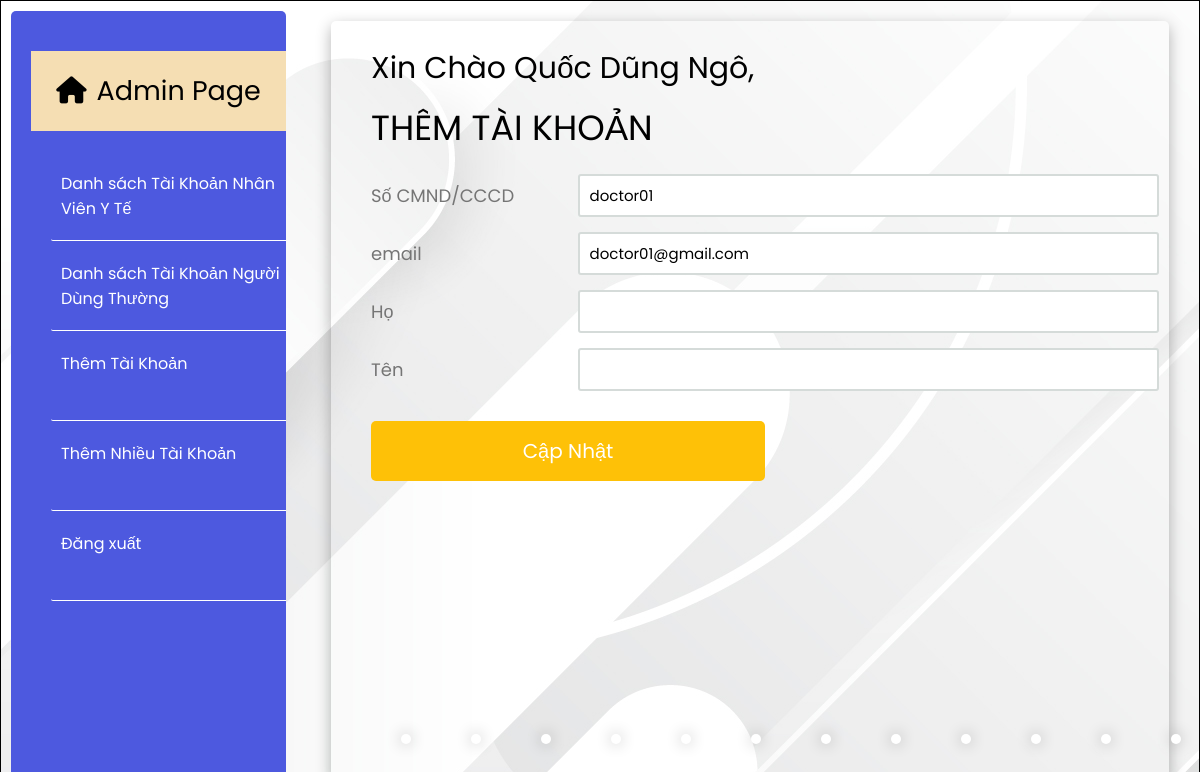
/sys_admin/update/2 (signed in), run on the app's committed database.
### authentication/models.py (models this page shows)
class User(AbstractUser):
    is_normal_user = models.BooleanField(default=True)
    is_MOH = models.BooleanField(default=False)

### system_admin/views.py (the view, shortened to what this page needs)
# urls.py: path('update/<id>', views.update, name="update"),
def update(request, id):
    if request.user.is_authenticated:
        user1 = {
            'user': User.objects.get(id=id)
        }
    else:
        messages.error(request, "Vui lòng đăng nhập để tiếp tục")
        return redirect('http://127.0.0.1:8000/sys_admin/login')
    return render(request, 'update_user.html', user1)

### system_admin/templates/update_user.html (shortened to what this page needs)
{% load static %}
<!DOCTYPE html>
<html>
<head>
    <link rel="stylesheet" href="https://cdnjs.cloudflare.com/ajax/libs/font-awesome/6.0.0-beta3/css/all.min.css"/>
    <link rel="stylesheet" href="{% static 'style.css' %}">
</head>
<body>
    <div class="navigation">
        <div class="wrapper">
            <div class="decoration">
                <p><i class="fas fa-home"></i>Admin Page</p>
             </div>
            <ul>
                <li class="list">
                    <a href="http://127.0.0.1:8000/sys_admin/list-moh/">
                        <span class="title">Danh sách Tài Khoản Nhân Viên Y Tế</span>
                    </a>
                </li>
                <li class="list">
                    <a href="http://127.0.0.1:8000/sys_admin/list-normal/">
                        <span class="title">Danh sách Tài Khoản Người Dùng Thường</span>
                    </a>
                </li>
                <li class="list">
                    <a href="http://127.0.0.1:8000/sys_admin/add/">
                        <span class="title">Thêm Tài Khoản</span>
                    </a>
                </li>
                <li class="list">
                    <a href="http://127.0.0.1:8000/sys_admin/upload/">
                        <span class="title">Thêm Nhiều Tài Khoản</span>
                    </a>
                </li>
                <li>
                    <a href="http://127.0.0.1:8000/sys_admin/logout/">
                        <span class="title">Đăng xuất</span>
                    </a>
                </li>
            </ul>
        </div>
    </div>
    <div class="main">
        <div class="wrapper">
            <div class="greeting">
                Xin Chào {{request.user.first_name}} {{request.user.last_name}},
            </div>
            <div class="title" style="font-size: 35px;">
                THÊM TÀI KHOẢN
            </div>
            <form class="form" action="" method="post">
                <div class="inputfield">
                    <label>Số CMND/CCCD</label>
                    <input type="text" class="input" value="{{user.username}}" name="national_id">
                </div>
                <div class="inputfield">
                    <label>email</label>
                    <input type="text" class="input" value="{{user.email}}" name="email">
                </div>
                <div class="inputfield">
                    <label>Họ</label>
                    <input type="text" class="input" value="{{user.first_name}}" name="fname">
                </div>
                <div class="inputfield">
                    <label>Tên</label>
                    <input type="text" class="input" value="{{user.last_name}}" name="lname">
                </div>
                <div class="inputfield">
                    <input type="submit" value="Cập Nhật" class="btn" name="submit">
                </div>
            </form>
            <div class="filler">
                <div class="dot num1"></div>
                <div class="dot num2"></div>
                <div class="dot num3"></div>
                <div class="dot num4"></div>
                <div class="dot num5"></div>
                <div class="dot num6"></div>
                <div class="dot num1"></div>
                <div class="dot num2"></div>
                <div class="dot num3"></div>
                <div class="dot num4"></div>
                <div class="dot num5"></div>
                <div class="dot num6"></div>
            </div>
        </div>
    </div>
</body>
</html>

### system_admin/static/style.css (style rules this page uses)
* { margin: 0; padding: 0; box-sizing: border-box; font-family: 'Poppins', sans-serif; }
body { position: relative; width: 100%; height: 100vh; display: flex; border: 1px solid black; background: url('/static/images/whitebg.jpg'); overflow: hidden; }
.navigation { display: flex; width: 20vw; min-width: 300px; height: 100%; padding-right: 5px; }
.navigation .wrapper { padding: 40px 0 10px 20px; margin: 10px 10px; width: 100%; border-radius: 5px; background: #4d59df; }
.navigation .wrapper .decoration { width: 100%; height: 10vh; background-color: wheat; margin-bottom: 30px; display: flex; }
.navigation .wrapper .decoration p { font-size: 27px; margin: auto; color: #000; }
.navigation .wrapper .decoration i { margin-right: 10px; }
.navigation .wrapper ul { list-style: none; }
.navigation .wrapper ul li { position: relative; display: block; width: auto; margin: 10px 0 10px 20px; margin-top: 10px; margin-bottom: 10px; background: #4d59df; height: 80px; border-bottom: 0.5px solid white; cursor: pointer; transition: 0.5s ease; border-radius: 2px 0 0 2px; }
.navigation .wrapper ul li a { position: relative; display: block; width: 100%; padding-top: 10px; padding-left: 10px; height: 50px; color: #fff; text-decoration: none; border-radius: 5px; cursor: pointer; }
.main { display: flex; width: 80%; height: 100%; }
.main .wrapper { position: relative; background-color: transparent; padding: 15px 10px 10px 40px; margin: 20px 30px; width: 100%; opacity: 1; border-radius: 5px; box-shadow: inset; box-shadow: 0 5px 15px rgba(0,0,0 , 0.3); }
.main .wrapper .greeting { font-size: 30px; margin-top: 10px; }
.main .wrapper .title { margin-top: 10px; margin-bottom: 20px; font-size: 25px ; }
.wrapper .form { width: 100%; }
.wrapper .form .inputfield { margin-bottom: 15px; display: flex; align-items: center; }
.wrapper .form .inputfield label { width: 200px; color: #757575; margin-right: 10px; font-size: 18px; }
.wrapper .form .inputfield .input, .wrapper .form .inputfield .textarea { width: 75%; border: 2px solid #d5dbd9; font-size: 15px; padding: 8px 10px; border-radius: 3px; }
.wrapper .form .inputfield .btn { width: 50%; margin-top: 15px; padding: 15px 15px; font-size: 20px; border: 0px; background: #fec107; color: #fff; cursor: pointer; border-radius: 5px; outline: none; }
.wrapper .form .inputfield:last-child { margin-bottom: 0; }
.wrapper .inputfield label { font-size: 25px; }
.wrapper .inputfield input { cursor: pointer; padding: 10px; }
.wrapper .filler { position: absolute; transform: translateY(55px); bottom: 0; width: 70vw; height: 100px; display: flex; justify-content: space-around; }
.wrapper .filler .dot { border-radius: 50%; width: 10px; height: 10px; background-color: white; box-shadow: 0 0 15px rgba(0,0,0 , 0.3); }
.wrapper .filler .num1 { animation: rainbow 3s infinite; }
.wrapper .filler .num2 { animation: rainbow 4s infinite; }
.wrapper .filler .num3 { animation: rainbow 5s infinite; }
.wrapper .filler .num4 { animation: rainbow 6s infinite; }
.wrapper .filler .num5 { animation: rainbow 5s infinite; }
.wrapper .filler .num6 { animation: rainbow 4s infinite; }

### data on the page
User: user.first_name "Quốc Dũng", user.last_name "Ngô"
User: national_id "doctor01", email "doctor01@gmail.com"
